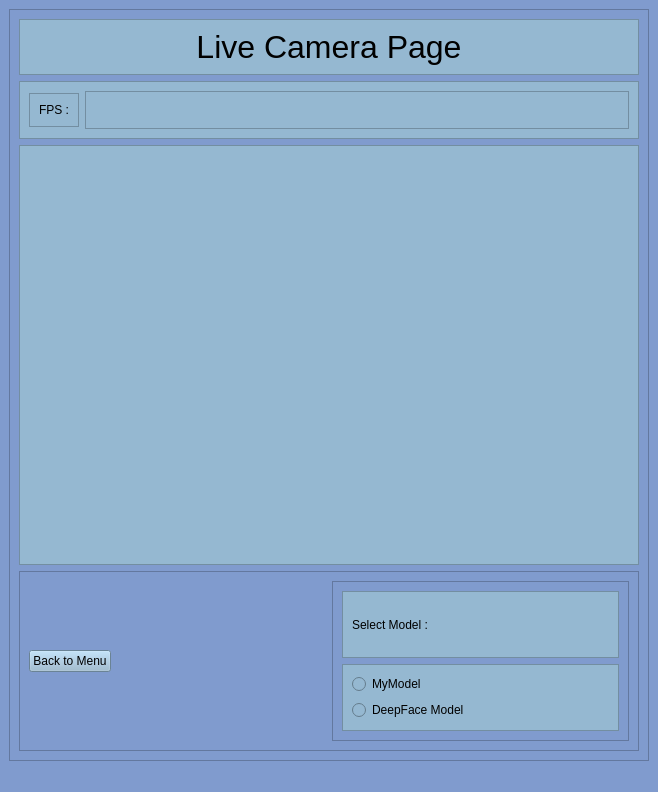
<?xml version="1.0" encoding="UTF-8"?>
<ui version="4.0">
 <class>liveCam_window</class>
 <widget class="QMainWindow" name="liveCam_window">
  <property name="geometry">
   <rect>
    <x>0</x>
    <y>0</y>
    <width>658</width>
    <height>792</height>
   </rect>
  </property>
  <property name="windowTitle">
   <string>Live Cam Window</string>
  </property>
  <property name="styleSheet">
   <string notr="true">background-color: rgb(128, 155, 206);</string>
  </property>
  <widget class="QWidget" name="centralwidget">
   <layout class="QVBoxLayout" name="verticalLayout_9">
    <item>
     <widget class="QFrame" name="frame">
      <property name="frameShape">
       <enum>QFrame::StyledPanel</enum>
      </property>
      <property name="frameShadow">
       <enum>QFrame::Raised</enum>
      </property>
      <layout class="QVBoxLayout" name="verticalLayout_2">
       <item>
        <widget class="QFrame" name="frame_2">
         <property name="sizePolicy">
          <sizepolicy hsizetype="Preferred" vsizetype="Maximum">
           <horstretch>0</horstretch>
           <verstretch>0</verstretch>
          </sizepolicy>
         </property>
         <property name="styleSheet">
          <string notr="true">background-color: rgb(149, 184, 209);</string>
         </property>
         <property name="frameShape">
          <enum>QFrame::StyledPanel</enum>
         </property>
         <property name="frameShadow">
          <enum>QFrame::Raised</enum>
         </property>
         <layout class="QVBoxLayout" name="verticalLayout_3">
          <item alignment="Qt::AlignHCenter|Qt::AlignTop">
           <widget class="QLabel" name="label">
            <property name="font">
             <font>
              <pointsize>24</pointsize>
             </font>
            </property>
            <property name="styleSheet">
             <string notr="true"/>
            </property>
            <property name="text">
             <string>Live Camera Page</string>
            </property>
            <property name="alignment">
             <set>Qt::AlignCenter</set>
            </property>
           </widget>
          </item>
         </layout>
        </widget>
       </item>
       <item>
        <widget class="QFrame" name="frame_10">
         <property name="sizePolicy">
          <sizepolicy hsizetype="Preferred" vsizetype="Maximum">
           <horstretch>0</horstretch>
           <verstretch>0</verstretch>
          </sizepolicy>
         </property>
         <property name="minimumSize">
          <size>
           <width>300</width>
           <height>0</height>
          </size>
         </property>
         <property name="styleSheet">
          <string notr="true">background-color: rgb(149, 184, 209);</string>
         </property>
         <property name="frameShape">
          <enum>QFrame::StyledPanel</enum>
         </property>
         <property name="frameShadow">
          <enum>QFrame::Raised</enum>
         </property>
         <layout class="QHBoxLayout" name="horizontalLayout_2">
          <item>
           <widget class="QFrame" name="frame_9">
            <property name="sizePolicy">
             <sizepolicy hsizetype="Maximum" vsizetype="Maximum">
              <horstretch>0</horstretch>
              <verstretch>0</verstretch>
             </sizepolicy>
            </property>
            <property name="frameShape">
             <enum>QFrame::StyledPanel</enum>
            </property>
            <property name="frameShadow">
             <enum>QFrame::Raised</enum>
            </property>
            <layout class="QVBoxLayout" name="verticalLayout_7">
             <item alignment="Qt::AlignHCenter|Qt::AlignVCenter">
              <widget class="QLabel" name="label_3">
               <property name="text">
                <string>FPS :</string>
               </property>
               <property name="alignment">
                <set>Qt::AlignCenter</set>
               </property>
              </widget>
             </item>
            </layout>
           </widget>
          </item>
          <item>
           <widget class="QFrame" name="frame_8">
            <property name="frameShape">
             <enum>QFrame::StyledPanel</enum>
            </property>
            <property name="frameShadow">
             <enum>QFrame::Raised</enum>
            </property>
            <layout class="QVBoxLayout" name="verticalLayout_8">
             <item alignment="Qt::AlignVCenter">
              <widget class="QLabel" name="fps_label">
               <property name="font">
                <font>
                 <pointsize>12</pointsize>
                </font>
               </property>
               <property name="text">
                <string/>
               </property>
               <property name="alignment">
                <set>Qt::AlignCenter</set>
               </property>
              </widget>
             </item>
            </layout>
           </widget>
          </item>
         </layout>
        </widget>
       </item>
       <item>
        <widget class="QFrame" name="frame_3">
         <property name="styleSheet">
          <string notr="true">background-color: rgb(149, 184, 209);</string>
         </property>
         <property name="frameShape">
          <enum>QFrame::StyledPanel</enum>
         </property>
         <property name="frameShadow">
          <enum>QFrame::Raised</enum>
         </property>
         <layout class="QVBoxLayout" name="verticalLayout_4">
          <item>
           <widget class="QLabel" name="cam_label">
            <property name="minimumSize">
             <size>
              <width>600</width>
              <height>400</height>
             </size>
            </property>
            <property name="text">
             <string/>
            </property>
            <property name="alignment">
             <set>Qt::AlignCenter</set>
            </property>
           </widget>
          </item>
         </layout>
        </widget>
       </item>
       <item>
        <widget class="QFrame" name="frame_4">
         <property name="sizePolicy">
          <sizepolicy hsizetype="Preferred" vsizetype="Preferred">
           <horstretch>0</horstretch>
           <verstretch>0</verstretch>
          </sizepolicy>
         </property>
         <property name="frameShape">
          <enum>QFrame::StyledPanel</enum>
         </property>
         <property name="frameShadow">
          <enum>QFrame::Raised</enum>
         </property>
         <layout class="QHBoxLayout" name="horizontalLayout">
          <item alignment="Qt::AlignLeft">
           <widget class="QPushButton" name="back_btn">
            <property name="styleSheet">
             <string notr="true">background-color: rgb(149, 184, 209);</string>
            </property>
            <property name="text">
             <string>Back to Menu</string>
            </property>
           </widget>
          </item>
          <item>
           <widget class="QFrame" name="frame_7">
            <property name="frameShape">
             <enum>QFrame::StyledPanel</enum>
            </property>
            <property name="frameShadow">
             <enum>QFrame::Raised</enum>
            </property>
            <layout class="QVBoxLayout" name="verticalLayout_6">
             <item>
              <widget class="QFrame" name="frame_6">
               <property name="styleSheet">
                <string notr="true">background-color: rgb(149, 184, 209);</string>
               </property>
               <property name="frameShape">
                <enum>QFrame::StyledPanel</enum>
               </property>
               <property name="frameShadow">
                <enum>QFrame::Raised</enum>
               </property>
               <layout class="QVBoxLayout" name="verticalLayout_5">
                <item>
                 <widget class="QLabel" name="label_2">
                  <property name="text">
                   <string>Select Model :</string>
                  </property>
                  <property name="alignment">
                   <set>Qt::AlignLeading|Qt::AlignLeft|Qt::AlignVCenter</set>
                  </property>
                 </widget>
                </item>
               </layout>
              </widget>
             </item>
             <item>
              <widget class="QFrame" name="frame_5">
               <property name="styleSheet">
                <string notr="true">background-color: rgb(149, 184, 209);</string>
               </property>
               <property name="frameShape">
                <enum>QFrame::StyledPanel</enum>
               </property>
               <property name="frameShadow">
                <enum>QFrame::Raised</enum>
               </property>
               <layout class="QVBoxLayout" name="verticalLayout">
                <item>
                 <widget class="QRadioButton" name="mymodel_rb">
                  <property name="text">
                   <string>MyModel</string>
                  </property>
                 </widget>
                </item>
                <item>
                 <widget class="QRadioButton" name="deepface_rb">
                  <property name="text">
                   <string>DeepFace Model</string>
                  </property>
                 </widget>
                </item>
               </layout>
              </widget>
             </item>
            </layout>
           </widget>
          </item>
         </layout>
        </widget>
       </item>
      </layout>
     </widget>
    </item>
   </layout>
  </widget>
  <widget class="QMenuBar" name="menubar">
   <property name="geometry">
    <rect>
     <x>0</x>
     <y>0</y>
     <width>658</width>
     <height>22</height>
    </rect>
   </property>
  </widget>
  <widget class="QStatusBar" name="statusbar"/>
 </widget>
 <resources/>
 <connections/>
</ui>
